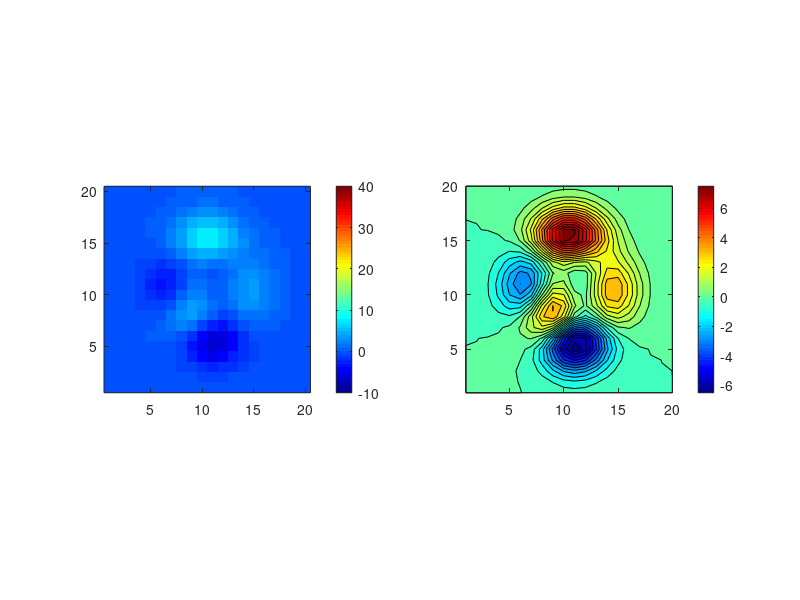

This figure's MATLAB source: (Note: this script raises an error after producing the figure.)
function demo_ge_contourf()

close all

[X,Y] = meshgrid(1:20,1:20);

Z = peaks(20);
cMap = 'jet';

lineValues = [-10:0.5:40];
figure
subplot(1,2,1)
imagesc(X(1,:),Y(:,1),Z,[min(lineValues),max(lineValues)])
set(gca,'Ydir','normal')
axis image
colorbar
subplot(1,2,2)
[C,h] = contourf(X,Y,Z,lineValues);
colorbar
axis image
colormap(cMap)


kmlStr = ge_contourf(X,Y,Z,...
                    'cMap',cMap,...
               'lineValues',lineValues,...
               'polyAlpha','FF',...
               'lineColor','00FFFFFF',...
               'altitude',1e4,...
               'altitudeMode','clampToGround',...
               'cLimHigh',5,...
               'cLimLow',-2);
%              
% kmlStr = [kmlStr,ge_colorbar(0,10,0,...
%                     'cBarBorderWidth',1,...
%                       'cBarFormatStr','%+7.2f',...
%                            'numUnits',numLevels,...
%                            'cLimLow',lineValues(1),...
%                            'cLimHigh',lineValues(end),...
%                                'name','click the icon to see the colorbar',...
%                                'cMap',cMapStr)];

                
%if any(strcmp(devenv,{'octave','matlab'}))
%    ge_output(['demo_ge_contourf_',devenv,'.kml'],kmlStr);
%else
    ge_output('demo_ge_contourf_other.kml',kmlStr);
%end